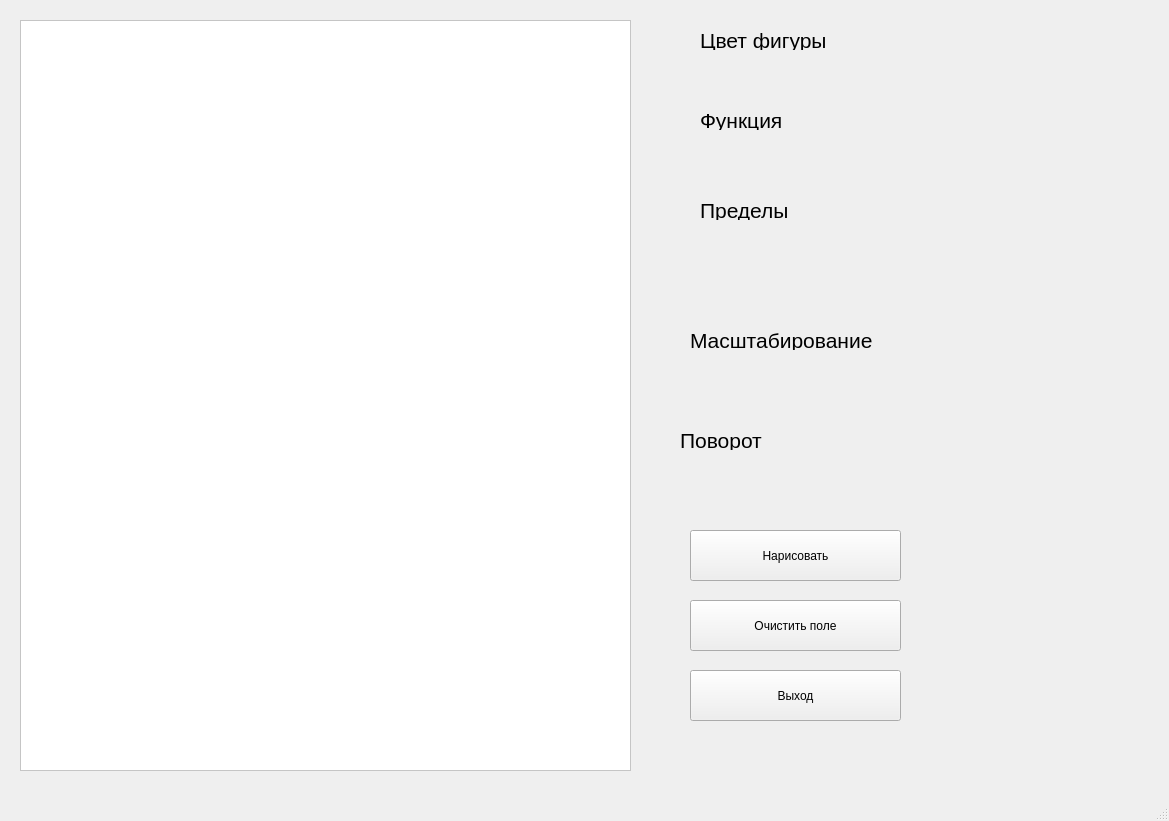
<?xml version="1.0" encoding="UTF-8"?>
<ui version="4.0">
 <class>MainWindow</class>
 <widget class="QMainWindow" name="MainWindow">
  <property name="geometry">
   <rect>
    <x>0</x>
    <y>0</y>
    <width>1169</width>
    <height>821</height>
   </rect>
  </property>
  <property name="windowTitle">
   <string>MainWindow</string>
  </property>
  <widget class="QWidget" name="centralwidget">
   <widget class="QGraphicsView" name="graphicsView">
    <property name="geometry">
     <rect>
      <x>20</x>
      <y>20</y>
      <width>611</width>
      <height>751</height>
     </rect>
    </property>
    <property name="sizePolicy">
     <sizepolicy hsizetype="MinimumExpanding" vsizetype="MinimumExpanding">
      <horstretch>0</horstretch>
      <verstretch>0</verstretch>
     </sizepolicy>
    </property>
    <property name="minimumSize">
     <size>
      <width>0</width>
      <height>0</height>
     </size>
    </property>
    <property name="styleSheet">
     <string notr="true">background-color: rgb(255, 255, 255);</string>
    </property>
    <property name="alignment">
     <set>Qt::AlignCenter</set>
    </property>
   </widget>
   <widget class="QLabel" name="label">
    <property name="geometry">
     <rect>
      <x>700</x>
      <y>30</y>
      <width>181</width>
      <height>20</height>
     </rect>
    </property>
    <property name="font">
     <font>
      <pointsize>16</pointsize>
     </font>
    </property>
    <property name="text">
     <string>Цвет фигуры</string>
    </property>
   </widget>
   <widget class="QLabel" name="label_2">
    <property name="geometry">
     <rect>
      <x>700</x>
      <y>110</y>
      <width>181</width>
      <height>20</height>
     </rect>
    </property>
    <property name="font">
     <font>
      <pointsize>16</pointsize>
     </font>
    </property>
    <property name="text">
     <string>Функция</string>
    </property>
   </widget>
   <widget class="QLabel" name="label_3">
    <property name="geometry">
     <rect>
      <x>700</x>
      <y>200</y>
      <width>181</width>
      <height>20</height>
     </rect>
    </property>
    <property name="font">
     <font>
      <pointsize>16</pointsize>
     </font>
    </property>
    <property name="text">
     <string>Пределы</string>
    </property>
   </widget>
   <widget class="QLabel" name="label_4">
    <property name="geometry">
     <rect>
      <x>690</x>
      <y>330</y>
      <width>201</width>
      <height>20</height>
     </rect>
    </property>
    <property name="font">
     <font>
      <pointsize>16</pointsize>
     </font>
    </property>
    <property name="text">
     <string>Масштабирование</string>
    </property>
   </widget>
   <widget class="QLabel" name="label_5">
    <property name="geometry">
     <rect>
      <x>680</x>
      <y>430</y>
      <width>181</width>
      <height>20</height>
     </rect>
    </property>
    <property name="font">
     <font>
      <pointsize>16</pointsize>
     </font>
    </property>
    <property name="text">
     <string>Поворот</string>
    </property>
   </widget>
   <widget class="QPushButton" name="pushButton">
    <property name="geometry">
     <rect>
      <x>690</x>
      <y>530</y>
      <width>211</width>
      <height>51</height>
     </rect>
    </property>
    <property name="text">
     <string>Нарисовать</string>
    </property>
   </widget>
   <widget class="QPushButton" name="pushButton_2">
    <property name="geometry">
     <rect>
      <x>690</x>
      <y>600</y>
      <width>211</width>
      <height>51</height>
     </rect>
    </property>
    <property name="text">
     <string>Очистить поле</string>
    </property>
   </widget>
   <widget class="QPushButton" name="pushButton_3">
    <property name="geometry">
     <rect>
      <x>690</x>
      <y>670</y>
      <width>211</width>
      <height>51</height>
     </rect>
    </property>
    <property name="text">
     <string>Выход</string>
    </property>
   </widget>
  </widget>
  <widget class="QMenuBar" name="menubar">
   <property name="geometry">
    <rect>
     <x>0</x>
     <y>0</y>
     <width>1169</width>
     <height>32</height>
    </rect>
   </property>
  </widget>
  <widget class="QStatusBar" name="statusbar"/>
 </widget>
 <resources/>
 <connections/>
</ui>
